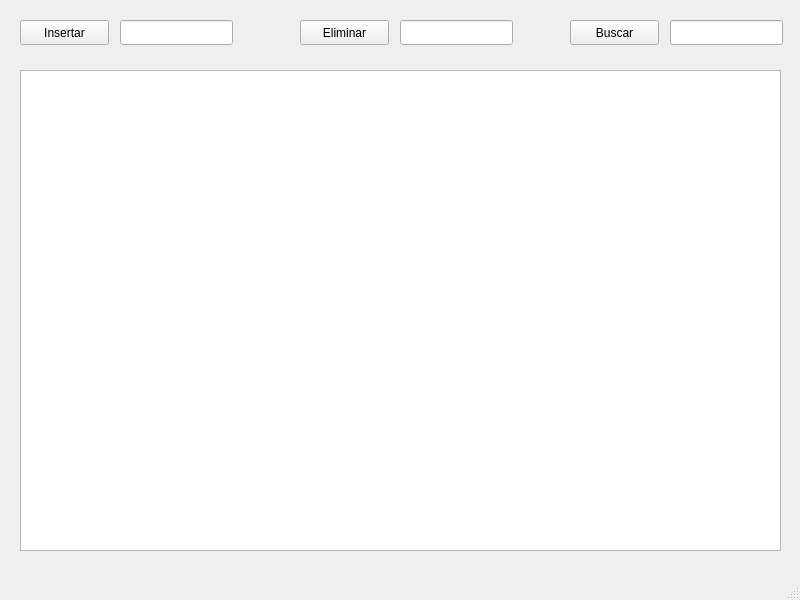
<?xml version="1.0" encoding="UTF-8"?>
<ui version="4.0">
 <class>MainWindow</class>
 <widget class="QMainWindow" name="MainWindow">
  <property name="geometry">
   <rect>
    <x>0</x>
    <y>0</y>
    <width>800</width>
    <height>600</height>
   </rect>
  </property>
  <property name="windowTitle">
   <string>MainWindow</string>
  </property>
  <widget class="QWidget" name="centralwidget">
   <widget class="QGraphicsView" name="graphicsView">
    <property name="geometry">
     <rect>
      <x>20</x>
      <y>70</y>
      <width>761</width>
      <height>481</height>
     </rect>
    </property>
   </widget>
   <widget class="QPushButton" name="pushButton">
    <property name="geometry">
     <rect>
      <x>20</x>
      <y>20</y>
      <width>89</width>
      <height>25</height>
     </rect>
    </property>
    <property name="text">
     <string>Insertar</string>
    </property>
   </widget>
   <widget class="QPushButton" name="pushButton_2">
    <property name="geometry">
     <rect>
      <x>300</x>
      <y>20</y>
      <width>89</width>
      <height>25</height>
     </rect>
    </property>
    <property name="text">
     <string>Eliminar</string>
    </property>
   </widget>
   <widget class="QLineEdit" name="lineEdit">
    <property name="geometry">
     <rect>
      <x>120</x>
      <y>20</y>
      <width>113</width>
      <height>25</height>
     </rect>
    </property>
   </widget>
   <widget class="QLineEdit" name="lineEdit_2">
    <property name="geometry">
     <rect>
      <x>400</x>
      <y>20</y>
      <width>113</width>
      <height>25</height>
     </rect>
    </property>
   </widget>
   <widget class="QLineEdit" name="lineEdit_3">
    <property name="geometry">
     <rect>
      <x>670</x>
      <y>20</y>
      <width>113</width>
      <height>25</height>
     </rect>
    </property>
   </widget>
   <widget class="QPushButton" name="pushButton_3">
    <property name="geometry">
     <rect>
      <x>570</x>
      <y>20</y>
      <width>89</width>
      <height>25</height>
     </rect>
    </property>
    <property name="text">
     <string>Buscar</string>
    </property>
   </widget>
  </widget>
  <widget class="QMenuBar" name="menubar">
   <property name="geometry">
    <rect>
     <x>0</x>
     <y>0</y>
     <width>800</width>
     <height>22</height>
    </rect>
   </property>
  </widget>
  <widget class="QStatusBar" name="statusbar"/>
 </widget>
 <resources/>
 <connections/>
</ui>
